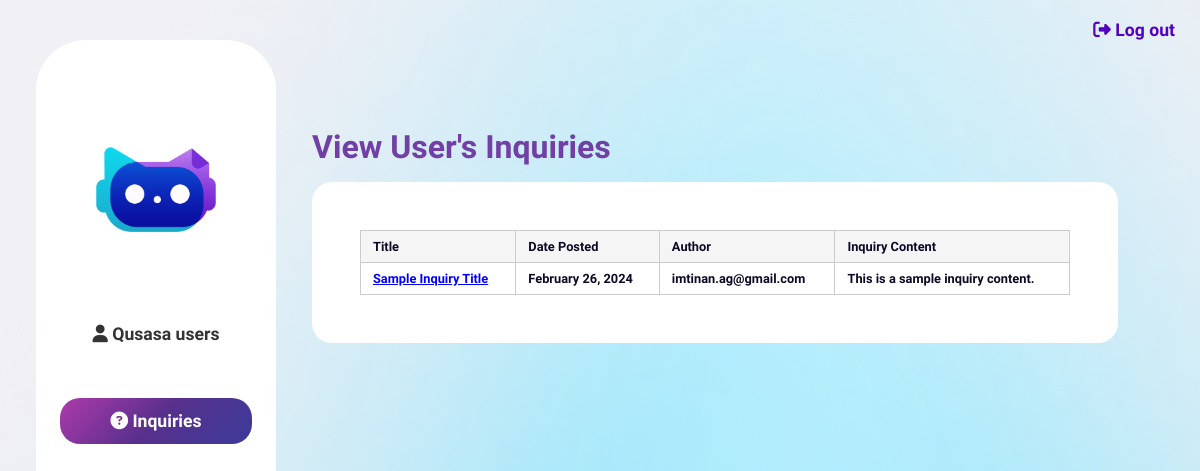
Screenshot of /inquiries/ (signed in) with the database file from the repository.
### qusasa/models.py (models this page shows)
class Inquiry(models.Model):
    title= models.CharField(max_length=1000)
    InqContent=models.TextField()
    RepContent=models.TextField()
    status = models.CharField(max_length=20, choices=STATUS_CHOICES)
    date_posted=models.DateTimeField(auto_now_add=True)
    date_resolved=models.DateTimeField()
    author= models.ForeignKey(settings.AUTH_USER_MODEL, on_delete=models.CASCADE)

class CustomUser(AbstractUser):
    username = None  # remove the username field
    email = models.EmailField(unique=True, verbose_name='email address')
    USERNAME_FIELD = 'email'
    REQUIRED_FIELDS = ['first_name', 'last_name']  # removes email from REQUIRED_FIELDS
    is_verified = models.BooleanField(default=False)
    email_confirmation_code = models.CharField(max_length=30, blank=True, null=True)
    objects = CustomUserManager()

### qusasa/views/auth_views.py (the view)
# urls.py: path('inquiries/', views.inquiries_view, name='inquiries'),
@staff_member_required
def inquiries_view(request):
    context={
        'posts':Inquiry.objects.all()
    }
    return render(request, 'admin/inquiries.html', context)

### qusasa/backend.py (called while the page is built)
    def get_user(self, user_id):
        UserModel = get_user_model()
        try:
            return UserModel.objects.get(pk=user_id)
        except UserModel.DoesNotExist:
            return None

### qusasa/templates/admin/inquiries.html (shortened to what this page needs)
{% load static %}
<!DOCTYPE html>
<html lang="en">
<head>
    <link rel="stylesheet" href="{% static 'qusasa/css/base.css' %}">
    <link rel="stylesheet" href="{% static 'qusasa/css/admin.css' %}">
</head>
<body>
    <a class="log-out" href="{% url 'logout' %}"><i class="fa-solid fa-right-from-bracket"></i>  Log out</a>
    <div class="side-nav">
        <div class="side-nav-container">
            <img src="{% static 'qusasa/images/Qusasa end.png'%}" alt="">
            <a class="el" href="{% url 'admin:qusasa_customuser_changelist' %}"><i class="fa-solid fa-user"></i> Qusasa users</a>
            <a class="el"  id="el-current" href="{% url 'inquiries' %}"><i class="fa-solid fa-circle-question"></i> Inquiries</a>
        </div>
    </div>
    <div class="content">
        <div class="welcome">
            View User's Inquiries
        </div>
        <div class="history">
    {% for post in posts %}
        <article class="media content-section">
          <div class="results">
            <table id="result_list">
              <thead>
                <tr>
                  <th scope="col">Title</th>
                  <th scope="col">Date Posted</th>
                  <th scope="col">Author</th>
                  <th scope="col">Inquiry Content</th>
                </tr>
              </thead>
              <tbody>
                {% for post in posts %}
                <tr>
                  <td><a href="{% url 'display_inquiry' post.id %}" style="color: blue; text-decoration: underline;">{{ post.title }}</a></td>
                  <td>{{ post.date_posted|date:"F d, Y" }}</td>
                  <td>{{ post.author }}</td>
                  <td>{{ post.InqContent }}</td>
                </tr>
                {% endfor %}
              </tbody>
            </table>
          </div>
        </article>
    {% endfor %}
        </div>
    </div>
</body>
</html>

### qusasa/static/qusasa/css/base.css (style rules this page uses)
html { width: 100%; margin: 0; padding: 0; background: #f0f0f5; background-repeat: no-repeat; background-attachment: fixed; font-family: 'Raleway', sans-serif; color: white; }
body { min-height: 100%; height: 100%; width: 100%; margin: 0; padding: 0; background-image: url("static/images/Frame 2.png"); background-repeat: no-repeat; background-attachment: fixed; display: flex; flex-direction: row; min-height: 100vh; justify-content: stretch; align-items: start; align-content: start; justify-items: start; }
a { text-decoration: none; }
.side-nav { min-height: 100vh; height: 100vh; width: 20%; color: black; display: flex; flex-direction: column; justify-content: center; align-content: center; align-items: center; flex-wrap: wrap; text-align: center; padding: 0 3%; margin: 0; }
.side-nav-container { margin: 0; height: 90%; width: 100%; background: white; border-radius: 50px; display: flex; flex-direction: column; align-items: center; }
.side-nav .side-nav-container img { max-height: 100px; margin-top: 100px; margin-bottom: 50px; }
.side-nav .side-nav-container .el { width: 80%; padding: 10px; font-size: 1.1rem; font-weight: 700; margin: 1.3rem 0; padding: 0.8rem 0; border-radius: 20px; cursor: pointer; transition: ease 0.2s; color: #333; }
#el-current { background: linear-gradient(-45deg, #3b3b9a, #58308c, #ae3aaa); color: white; transition: ease 0.2s; }
.log-out { color: #5300c0; cursor: pointer; transition: ease 0.2s; font-size: 1.1rem; font-weight: 700; position: absolute; top: 20px; right: 25px; }
.content { min-height: 90%; width: 30vw; display: flex; flex-direction: column; justify-content: flex-start; align-items: flex-start; flex: 1; padding-top: 5vh; }
.content .welcome { color:rgb(112, 64, 164); font-size: 2rem; font-weight: 800; padding: 3rem 0; width: 100%; }
.content .history { background-color: white; border-radius: 20px; color: #0B0B25; width: 80%; padding: 2rem; font-weight: 700; font-size: 1.2rem; }
.content .welcome { padding-bottom: 1rem; }

### qusasa/static/qusasa/css/admin.css (style rules this page uses)
html { min-height: 100%; width: 100%; margin: 0; padding: 0; background: #f0f0f5; background-repeat: no-repeat; background-attachment: fixed; font-family: 'Raleway', sans-serif; color: white; }
body { min-height: 100%; height: 100%; width: 100%; margin: 0; padding: 0; background-image: url("static/images/Frame 2.png"); background-repeat: no-repeat; background-attachment: fixed; display: flex; flex-direction: row; min-height: 100vh; justify-content: start; }
a { text-decoration: none; }
.side-nav { min-height: 100%; height: 100vh; width: 20%; color: black; display: flex; flex-direction: column; justify-content: center; align-content: center; align-items: center; flex-wrap: wrap; text-align: center; padding: 0 3%; margin: 0; }
.side-nav-container { margin: 0; height: 90%; width: 100%; background: white; border-radius: 50px; display: flex; flex-direction: column; align-items: center; }
.side-nav .side-nav-container img { max-height: 100px; margin-top: 100px; margin-bottom: 50px; }
.side-nav .side-nav-container .el { width: 80%; padding: 10px; font-size: 1.1rem; font-weight: 700; margin: 1.3rem 0; padding: 0.8rem 0; border-radius: 20px; cursor: pointer; transition: ease 0.2s; }
#el-current { background: linear-gradient(-45deg, #3b3b9a, #58308c, #ae3aaa); color: white; transition: ease 0.2s; }
.log-out { color: #5300c0; cursor: pointer; transition: ease 0.2s; font-size: 1.1rem; font-weight: 700; position: absolute; top: 20px; right: 25px; }
.content { min-height: 90%; width: 30vw; display: flex; flex-direction: column; justify-content: flex-start; align-items: flex-start; flex: 1; padding: 0rem; margin-top: 10vh; }
.content .welcome { color:rgb(112, 64, 164); font-size: 2rem; font-weight: 800; padding: 3rem 0; width: 100%; margin-bottom: 1rem; }
.content .history { background-color: white; border-radius: 20px; color: #0B0B25; width: 80%; padding: 3rem; font-weight: 700; margin-bottom: 10vh; }
.content .welcome { margin-top: 3rem; padding: 0; height: auto; }
#result_list { border-collapse: collapse; width: 100%; font-size: 0.8rem; }
#result_list th, #result_list td { border: 1px solid #ccc; padding: 8px 12px; text-align: left; }
#result_list thead th { background-color: #f5f5f5; font-weight: bold; }
.side-nav a { color: #333; }

### rows the page displays
Inquiry: title "Sample Inquiry Title", date_posted "February 26, 2024", author "imtinan.ag@gmail.com", InqContent "This is a sample inquiry content."
